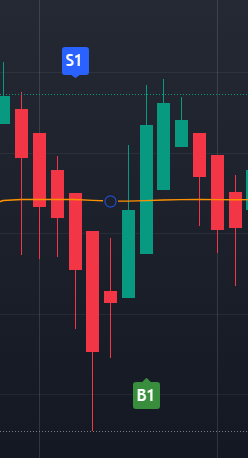
#> input picture demos/ejemplo4.png, 248 x 458 px
$ python filtro_color.py
#> lines starting #> are read from the running program, lines starting #| are printed output that depends on the picture; after the words box and inside, x2 and y2 are one past the last pixel; in counts of white or black regions, pixels touching at a corner belong together
import cv2
import numpy as np
import pytesseract

# Función vacía necesaria para las trackbars
def nothing(x):
    pass

COLOR_MASKS = [
    [0,0,143],
    [148, 213, 255]
]

# Leer la imagen
imagen = cv2.imread('./demos/ejemplo4.png')
#> imagen is the input picture: shape (458, 248, 3); mean B, G, R 50.6, 40.9, 43.1
imagen_hsv = cv2.cvtColor(imagen, cv2.COLOR_BGR2HSV)
#> imagen_hsv: shape (458, 248, 3); mean H, S, V 114.3, 104.5, 64.2

# Crear una ventana
cv2.namedWindow('Control HSV')

# Crear las trackbars para ajustar los valores de HSV
cv2.createTrackbar('H Min', 'Control HSV', 0, 179, nothing)
cv2.createTrackbar('H Max', 'Control HSV', 179, 179, nothing)
cv2.createTrackbar('S Min', 'Control HSV', 0, 255, nothing)
cv2.createTrackbar('S Max', 'Control HSV', 255, 255, nothing)
cv2.createTrackbar('V Min', 'Control HSV', 0, 255, nothing)
cv2.createTrackbar('V Max', 'Control HSV', 255, 255, nothing)
while True:
    h_min = cv2.getTrackbarPos('H Min', 'Control HSV')
    h_max = cv2.getTrackbarPos('H Max', 'Control HSV')
    s_min = cv2.getTrackbarPos('S Min', 'Control HSV')
    s_max = cv2.getTrackbarPos('S Max', 'Control HSV')
    v_min = cv2.getTrackbarPos('V Min', 'Control HSV')
    v_max = cv2.getTrackbarPos('V Max', 'Control HSV')

    ##################################################################
    # color_bajo = np.array([h_min, s_min, v_min])
    # color_alto = np.array([h_max, s_max, v_max])
    color_bajo = np.array([COLOR_MASKS[0]])
    color_alto = np.array([COLOR_MASKS[1]])


    # Crear una máscara basada en los valores HSV
    mascara = cv2.inRange(imagen_hsv, color_bajo, color_alto)
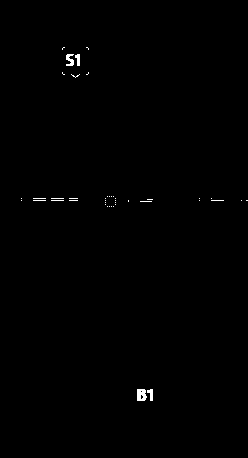
#> mascara: shape (458, 248); 0.36% white; 42 white regions (38 under 20 px), largest, box (x1, y1, x2, y2) and area: (137, 389, 147, 401) 100, (66, 54, 74, 66) 64, (147, 389, 153, 401) 45, (75, 54, 80, 66) 42

    # Aplicar la máscara a la imagen original
    resultado = cv2.bitwise_and(imagen, imagen, mask=mascara)


    # cv2.imwrite('filtro_ej4.png',resultado)
    cv2.imshow('Resultado: ', resultado)

    if cv2.waitKey(1) & 0xFF == ord('q'):
#> (key q is pressed here)
        break
cv2.destroyAllWindows()

$ run again, with demos/ejemplo1.png copied over demos/ejemplo4.png
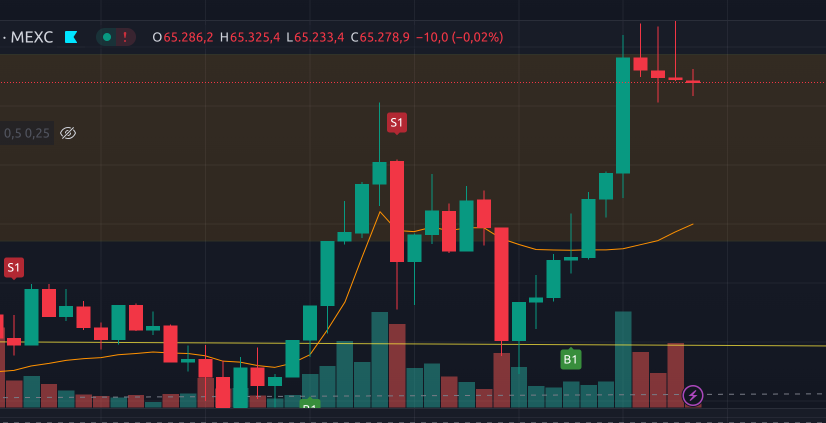
#> input picture demos/ejemplo1.png, 1652 x 846 px (shown at 1/2 size)
#> imagen is the input picture: shape (846, 1652, 3); mean B, G, R 42.2, 41.5, 42.9
#> imagen_hsv: shape (846, 1652, 3); mean H, S, V 73.1, 106.6, 56.9
#> `mascara = cv2.inRange(imagen_hsv, color_bajo, color_alto)`:
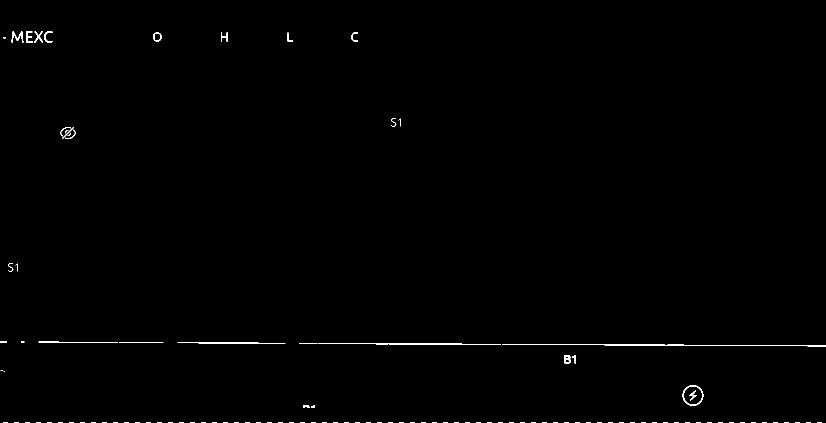
#> mascara: shape (846, 1652) (shown at 1/2 size); 0.39% white in thin lines or dots

$ run again, with demos/ejemplo2.png copied over demos/ejemplo4.png
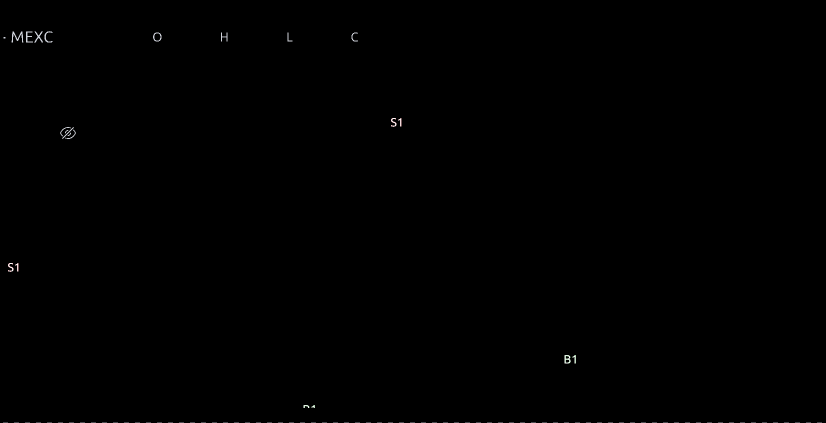
#> input picture demos/ejemplo2.png, 1652 x 846 px (shown at 1/2 size)
#> imagen is the input picture: shape (846, 1652, 3); mean B, G, R 0.3, 0.3, 0.3
#> imagen_hsv: shape (846, 1652, 3); mean H, S, V 0.2, 0, 0.4
#> `mascara = cv2.inRange(imagen_hsv, color_bajo, color_alto)`:
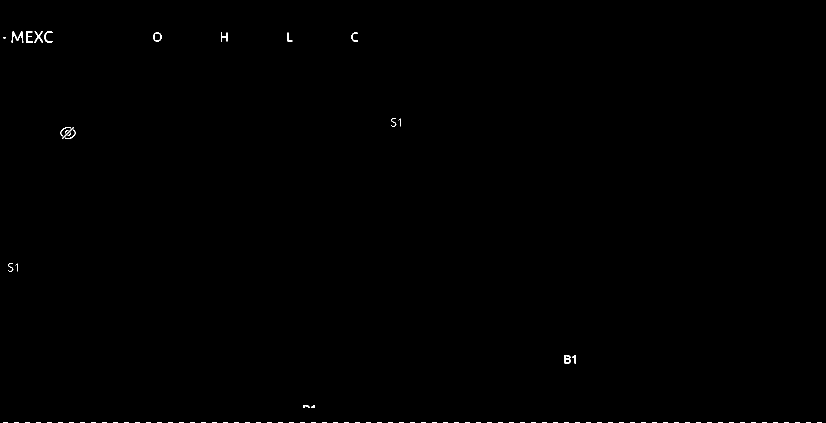
#> mascara: shape (846, 1652) (shown at 1/2 size); 0.16% white in thin lines or dots

$ run again, with demos/ejemplo3.png copied over demos/ejemplo4.png
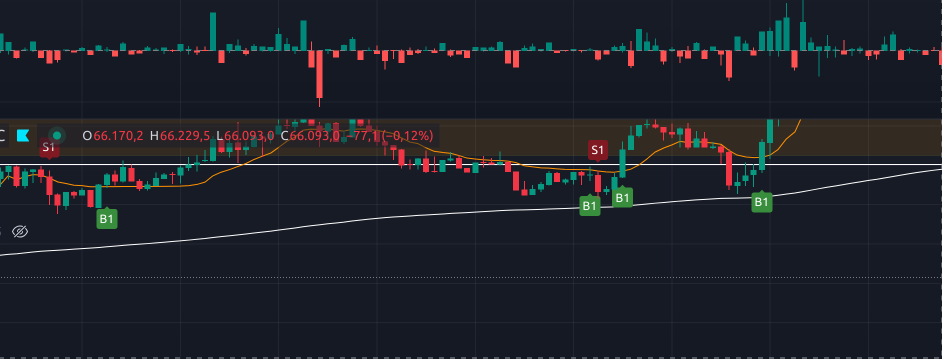
#> input picture demos/ejemplo3.png, 1884 x 718 px (shown at 1/2 size)
#> imagen is the input picture: shape (718, 1884, 3); mean B, G, R 41.2, 33, 30.6
#> imagen_hsv: shape (718, 1884, 3); mean H, S, V 104.9, 103.6, 46.5
#> `mascara = cv2.inRange(imagen_hsv, color_bajo, color_alto)`:
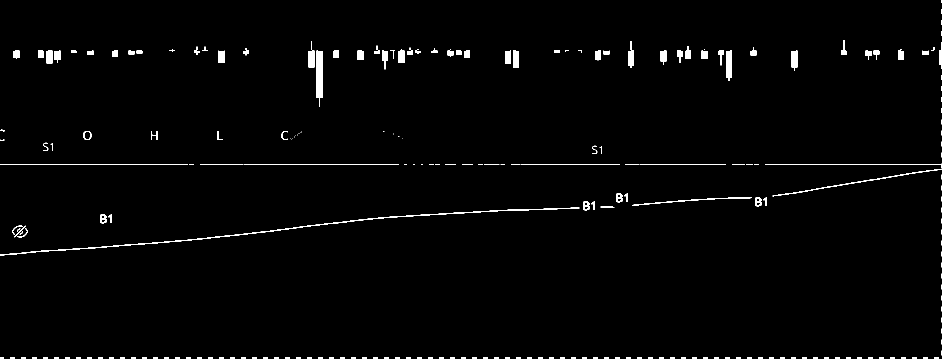
#> mascara: shape (718, 1884) (shown at 1/2 size); 1.5% white; 237 white regions (60 under 20 px), largest, box (x1, y1, x2, y2) and area: (0, 415, 1159, 511) 2364, (633, 101, 645, 214) 1167, (1530, 327, 1884, 337) 716
#> `resultado = cv2.bitwise_and(imagen, imagen, mask=mascara)`:
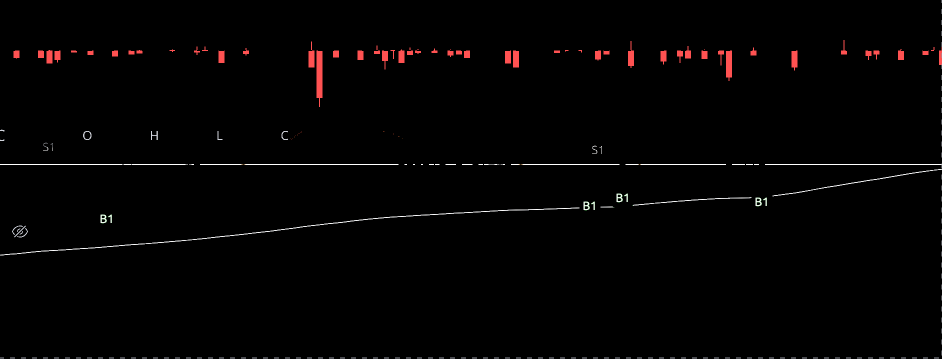
#> resultado: shape (718, 1884, 3) (shown at 1/2 size); mean B, G, R 2.3, 2.3, 3.6
